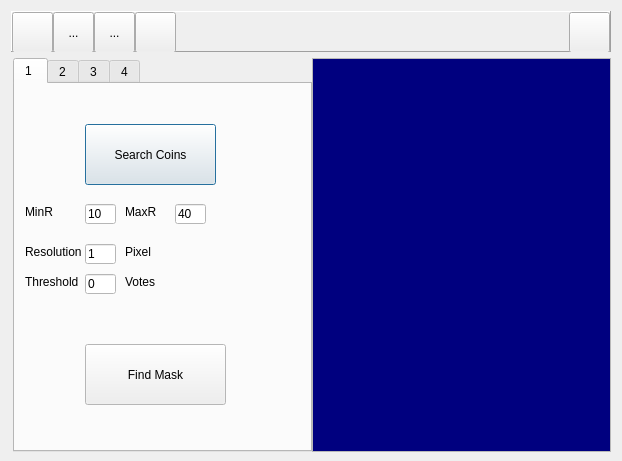
<?xml version="1.0" encoding="UTF-8"?>
<ui version="4.0">
 <class>MainFrame</class>
 <widget class="QDialog" name="MainFrame">
  <property name="geometry">
   <rect>
    <x>0</x>
    <y>0</y>
    <width>622</width>
    <height>461</height>
   </rect>
  </property>
  <property name="sizePolicy">
   <sizepolicy hsizetype="Preferred" vsizetype="Minimum">
    <horstretch>0</horstretch>
    <verstretch>0</verstretch>
   </sizepolicy>
  </property>
  <property name="minimumSize">
   <size>
    <width>0</width>
    <height>461</height>
   </size>
  </property>
  <property name="windowTitle">
   <string>HomeworkCV</string>
  </property>
  <property name="modal">
   <bool>false</bool>
  </property>
  <layout class="QVBoxLayout" name="verticalLayout">
   <item>
    <widget class="QFrame" name="frame">
     <property name="sizePolicy">
      <sizepolicy hsizetype="Preferred" vsizetype="Fixed">
       <horstretch>0</horstretch>
       <verstretch>0</verstretch>
      </sizepolicy>
     </property>
     <property name="minimumSize">
      <size>
       <width>0</width>
       <height>41</height>
      </size>
     </property>
     <property name="maximumSize">
      <size>
       <width>16777215</width>
       <height>41</height>
      </size>
     </property>
     <property name="frameShape">
      <enum>QFrame::Panel</enum>
     </property>
     <property name="frameShadow">
      <enum>QFrame::Raised</enum>
     </property>
     <layout class="QHBoxLayout" name="horizontalLayout_3">
      <property name="spacing">
       <number>0</number>
      </property>
      <property name="leftMargin">
       <number>0</number>
      </property>
      <property name="topMargin">
       <number>0</number>
      </property>
      <property name="rightMargin">
       <number>0</number>
      </property>
      <property name="bottomMargin">
       <number>0</number>
      </property>
      <item>
       <widget class="QToolButton" name="buttonOpen">
        <property name="enabled">
         <bool>true</bool>
        </property>
        <property name="sizePolicy">
         <sizepolicy hsizetype="Minimum" vsizetype="Minimum">
          <horstretch>0</horstretch>
          <verstretch>0</verstretch>
         </sizepolicy>
        </property>
        <property name="minimumSize">
         <size>
          <width>41</width>
          <height>41</height>
         </size>
        </property>
        <property name="maximumSize">
         <size>
          <width>41</width>
          <height>41</height>
         </size>
        </property>
        <property name="toolTip">
         <string>open an image file</string>
        </property>
        <property name="layoutDirection">
         <enum>Qt::LeftToRight</enum>
        </property>
        <property name="autoFillBackground">
         <bool>false</bool>
        </property>
        <property name="text">
         <string/>
        </property>
        <property name="icon">
         <iconset resource="images/mainframe.qrc">
          <normaloff>:/open.png</normaloff>:/open.png</iconset>
        </property>
        <property name="iconSize">
         <size>
          <width>41</width>
          <height>41</height>
         </size>
        </property>
        <property name="checkable">
         <bool>false</bool>
        </property>
        <property name="autoRepeat">
         <bool>false</bool>
        </property>
        <property name="autoExclusive">
         <bool>false</bool>
        </property>
        <property name="popupMode">
         <enum>QToolButton::DelayedPopup</enum>
        </property>
        <property name="toolButtonStyle">
         <enum>Qt::ToolButtonIconOnly</enum>
        </property>
        <property name="autoRaise">
         <bool>false</bool>
        </property>
       </widget>
      </item>
      <item>
       <widget class="QToolButton" name="toolButton_2">
        <property name="sizePolicy">
         <sizepolicy hsizetype="Minimum" vsizetype="Minimum">
          <horstretch>0</horstretch>
          <verstretch>0</verstretch>
         </sizepolicy>
        </property>
        <property name="minimumSize">
         <size>
          <width>41</width>
          <height>41</height>
         </size>
        </property>
        <property name="maximumSize">
         <size>
          <width>41</width>
          <height>41</height>
         </size>
        </property>
        <property name="text">
         <string>...</string>
        </property>
       </widget>
      </item>
      <item>
       <widget class="QToolButton" name="toolButton_3">
        <property name="sizePolicy">
         <sizepolicy hsizetype="Minimum" vsizetype="Minimum">
          <horstretch>0</horstretch>
          <verstretch>0</verstretch>
         </sizepolicy>
        </property>
        <property name="minimumSize">
         <size>
          <width>41</width>
          <height>41</height>
         </size>
        </property>
        <property name="maximumSize">
         <size>
          <width>41</width>
          <height>41</height>
         </size>
        </property>
        <property name="text">
         <string>...</string>
        </property>
       </widget>
      </item>
      <item>
       <widget class="QToolButton" name="buttonDeleteContents">
        <property name="sizePolicy">
         <sizepolicy hsizetype="Minimum" vsizetype="Minimum">
          <horstretch>0</horstretch>
          <verstretch>0</verstretch>
         </sizepolicy>
        </property>
        <property name="minimumSize">
         <size>
          <width>41</width>
          <height>41</height>
         </size>
        </property>
        <property name="maximumSize">
         <size>
          <width>41</width>
          <height>41</height>
         </size>
        </property>
        <property name="toolTip">
         <string>close all forms</string>
        </property>
        <property name="autoFillBackground">
         <bool>false</bool>
        </property>
        <property name="text">
         <string/>
        </property>
        <property name="icon">
         <iconset resource="images/mainframe.qrc">
          <normaloff>:/1-21.png</normaloff>:/1-21.png</iconset>
        </property>
        <property name="iconSize">
         <size>
          <width>41</width>
          <height>41</height>
         </size>
        </property>
       </widget>
      </item>
      <item>
       <spacer name="horizontalSpacer">
        <property name="orientation">
         <enum>Qt::Horizontal</enum>
        </property>
        <property name="sizeHint" stdset="0">
         <size>
          <width>40</width>
          <height>20</height>
         </size>
        </property>
       </spacer>
      </item>
      <item>
       <widget class="QToolButton" name="buttonShowList">
        <property name="sizePolicy">
         <sizepolicy hsizetype="Minimum" vsizetype="Minimum">
          <horstretch>0</horstretch>
          <verstretch>0</verstretch>
         </sizepolicy>
        </property>
        <property name="minimumSize">
         <size>
          <width>41</width>
          <height>41</height>
         </size>
        </property>
        <property name="maximumSize">
         <size>
          <width>41</width>
          <height>41</height>
         </size>
        </property>
        <property name="toolTip">
         <string>show the list view</string>
        </property>
        <property name="text">
         <string/>
        </property>
        <property name="icon">
         <iconset resource="images/mainframe.qrc">
          <normaloff>:/2-3.png</normaloff>:/2-3.png</iconset>
        </property>
        <property name="iconSize">
         <size>
          <width>82</width>
          <height>41</height>
         </size>
        </property>
       </widget>
      </item>
     </layout>
    </widget>
   </item>
   <item>
    <layout class="QHBoxLayout" name="horizontalLayout">
     <property name="spacing">
      <number>0</number>
     </property>
     <property name="leftMargin">
      <number>2</number>
     </property>
     <item>
      <widget class="QTabWidget" name="tabWidget">
       <property name="sizePolicy">
        <sizepolicy hsizetype="Fixed" vsizetype="Expanding">
         <horstretch>0</horstretch>
         <verstretch>0</verstretch>
        </sizepolicy>
       </property>
       <property name="minimumSize">
        <size>
         <width>299</width>
         <height>394</height>
        </size>
       </property>
       <property name="palette">
        <palette>
         <active>
          <colorrole role="Window">
           <brush brushstyle="SolidPattern">
            <color alpha="255">
             <red>255</red>
             <green>255</green>
             <blue>255</blue>
            </color>
           </brush>
          </colorrole>
          <colorrole role="NoRole">
           <brush brushstyle="SolidPattern">
            <color alpha="255">
             <red>255</red>
             <green>85</green>
             <blue>0</blue>
            </color>
           </brush>
          </colorrole>
         </active>
         <inactive>
          <colorrole role="Window">
           <brush brushstyle="SolidPattern">
            <color alpha="255">
             <red>255</red>
             <green>255</green>
             <blue>255</blue>
            </color>
           </brush>
          </colorrole>
          <colorrole role="NoRole">
           <brush brushstyle="SolidPattern">
            <color alpha="255">
             <red>255</red>
             <green>85</green>
             <blue>0</blue>
            </color>
           </brush>
          </colorrole>
         </inactive>
         <disabled>
          <colorrole role="Window">
           <brush brushstyle="SolidPattern">
            <color alpha="255">
             <red>255</red>
             <green>255</green>
             <blue>255</blue>
            </color>
           </brush>
          </colorrole>
          <colorrole role="NoRole">
           <brush brushstyle="SolidPattern">
            <color alpha="255">
             <red>255</red>
             <green>85</green>
             <blue>0</blue>
            </color>
           </brush>
          </colorrole>
         </disabled>
        </palette>
       </property>
       <property name="cursor">
        <cursorShape>ArrowCursor</cursorShape>
       </property>
       <property name="autoFillBackground">
        <bool>false</bool>
       </property>
       <property name="tabPosition">
        <enum>QTabWidget::North</enum>
       </property>
       <property name="tabShape">
        <enum>QTabWidget::Rounded</enum>
       </property>
       <property name="currentIndex">
        <number>0</number>
       </property>
       <property name="iconSize">
        <size>
         <width>31</width>
         <height>31</height>
        </size>
       </property>
       <property name="elideMode">
        <enum>Qt::ElideMiddle</enum>
       </property>
       <widget class="QWidget" name="tab_1">
        <attribute name="title">
         <string>1 </string>
        </attribute>
        <widget class="QPushButton" name="pushSearchCoins">
         <property name="geometry">
          <rect>
           <x>70</x>
           <y>40</y>
           <width>131</width>
           <height>61</height>
          </rect>
         </property>
         <property name="text">
          <string>Search Coins</string>
         </property>
        </widget>
        <widget class="QLineEdit" name="editMinR">
         <property name="geometry">
          <rect>
           <x>70</x>
           <y>120</y>
           <width>31</width>
           <height>20</height>
          </rect>
         </property>
         <property name="text">
          <string>10</string>
         </property>
        </widget>
        <widget class="QLineEdit" name="editMaxR">
         <property name="geometry">
          <rect>
           <x>160</x>
           <y>120</y>
           <width>31</width>
           <height>20</height>
          </rect>
         </property>
         <property name="text">
          <string>40</string>
         </property>
        </widget>
        <widget class="QLineEdit" name="editResolution">
         <property name="geometry">
          <rect>
           <x>70</x>
           <y>160</y>
           <width>31</width>
           <height>20</height>
          </rect>
         </property>
         <property name="text">
          <string>1</string>
         </property>
        </widget>
        <widget class="QLineEdit" name="editThresVote">
         <property name="geometry">
          <rect>
           <x>70</x>
           <y>190</y>
           <width>31</width>
           <height>20</height>
          </rect>
         </property>
         <property name="text">
          <string>0</string>
         </property>
        </widget>
        <widget class="QLabel" name="label">
         <property name="geometry">
          <rect>
           <x>10</x>
           <y>120</y>
           <width>50</width>
           <height>16</height>
          </rect>
         </property>
         <property name="text">
          <string>MinR</string>
         </property>
        </widget>
        <widget class="QLabel" name="label_2">
         <property name="geometry">
          <rect>
           <x>110</x>
           <y>120</y>
           <width>50</width>
           <height>16</height>
          </rect>
         </property>
         <property name="text">
          <string>MaxR</string>
         </property>
        </widget>
        <widget class="QLabel" name="label_3">
         <property name="geometry">
          <rect>
           <x>10</x>
           <y>160</y>
           <width>61</width>
           <height>16</height>
          </rect>
         </property>
         <property name="text">
          <string>Resolution</string>
         </property>
        </widget>
        <widget class="QLabel" name="label_4">
         <property name="geometry">
          <rect>
           <x>110</x>
           <y>160</y>
           <width>61</width>
           <height>16</height>
          </rect>
         </property>
         <property name="text">
          <string>Pixel</string>
         </property>
        </widget>
        <widget class="QLabel" name="label_5">
         <property name="geometry">
          <rect>
           <x>10</x>
           <y>190</y>
           <width>61</width>
           <height>16</height>
          </rect>
         </property>
         <property name="text">
          <string>Threshold</string>
         </property>
        </widget>
        <widget class="QLabel" name="label_6">
         <property name="geometry">
          <rect>
           <x>110</x>
           <y>190</y>
           <width>61</width>
           <height>16</height>
          </rect>
         </property>
         <property name="text">
          <string>Votes</string>
         </property>
        </widget>
        <widget class="QPushButton" name="pushFindMask">
         <property name="geometry">
          <rect>
           <x>70</x>
           <y>260</y>
           <width>141</width>
           <height>61</height>
          </rect>
         </property>
         <property name="text">
          <string>Find Mask</string>
         </property>
        </widget>
       </widget>
       <widget class="QWidget" name="tab_4">
        <attribute name="title">
         <string>2</string>
        </attribute>
       </widget>
       <widget class="QWidget" name="tab_5">
        <attribute name="title">
         <string>3</string>
        </attribute>
       </widget>
       <widget class="QWidget" name="tab_2">
        <attribute name="title">
         <string>4</string>
        </attribute>
       </widget>
      </widget>
     </item>
     <item>
      <widget class="QListWidget" name="listWidget">
       <property name="sizePolicy">
        <sizepolicy hsizetype="Ignored" vsizetype="Minimum">
         <horstretch>0</horstretch>
         <verstretch>0</verstretch>
        </sizepolicy>
       </property>
       <property name="minimumSize">
        <size>
         <width>0</width>
         <height>394</height>
        </size>
       </property>
       <property name="palette">
        <palette>
         <active>
          <colorrole role="WindowText">
           <brush brushstyle="SolidPattern">
            <color alpha="255">
             <red>255</red>
             <green>255</green>
             <blue>0</blue>
            </color>
           </brush>
          </colorrole>
          <colorrole role="Text">
           <brush brushstyle="SolidPattern">
            <color alpha="255">
             <red>255</red>
             <green>255</green>
             <blue>255</blue>
            </color>
           </brush>
          </colorrole>
          <colorrole role="Base">
           <brush brushstyle="SolidPattern">
            <color alpha="255">
             <red>0</red>
             <green>0</green>
             <blue>127</blue>
            </color>
           </brush>
          </colorrole>
          <colorrole role="PlaceholderText">
           <brush brushstyle="NoBrush">
            <color alpha="128">
             <red>255</red>
             <green>255</green>
             <blue>255</blue>
            </color>
           </brush>
          </colorrole>
         </active>
         <inactive>
          <colorrole role="WindowText">
           <brush brushstyle="SolidPattern">
            <color alpha="255">
             <red>255</red>
             <green>255</green>
             <blue>0</blue>
            </color>
           </brush>
          </colorrole>
          <colorrole role="Text">
           <brush brushstyle="SolidPattern">
            <color alpha="255">
             <red>255</red>
             <green>255</green>
             <blue>255</blue>
            </color>
           </brush>
          </colorrole>
          <colorrole role="Base">
           <brush brushstyle="SolidPattern">
            <color alpha="255">
             <red>0</red>
             <green>0</green>
             <blue>127</blue>
            </color>
           </brush>
          </colorrole>
          <colorrole role="PlaceholderText">
           <brush brushstyle="NoBrush">
            <color alpha="128">
             <red>255</red>
             <green>255</green>
             <blue>255</blue>
            </color>
           </brush>
          </colorrole>
         </inactive>
         <disabled>
          <colorrole role="WindowText">
           <brush brushstyle="SolidPattern">
            <color alpha="255">
             <red>120</red>
             <green>120</green>
             <blue>120</blue>
            </color>
           </brush>
          </colorrole>
          <colorrole role="Text">
           <brush brushstyle="SolidPattern">
            <color alpha="255">
             <red>120</red>
             <green>120</green>
             <blue>120</blue>
            </color>
           </brush>
          </colorrole>
          <colorrole role="Base">
           <brush brushstyle="SolidPattern">
            <color alpha="255">
             <red>240</red>
             <green>240</green>
             <blue>240</blue>
            </color>
           </brush>
          </colorrole>
          <colorrole role="PlaceholderText">
           <brush brushstyle="NoBrush">
            <color alpha="128">
             <red>255</red>
             <green>255</green>
             <blue>255</blue>
            </color>
           </brush>
          </colorrole>
         </disabled>
        </palette>
       </property>
       <property name="font">
        <font>
         <family>Times New Roman</family>
         <pointsize>10</pointsize>
        </font>
       </property>
      </widget>
     </item>
    </layout>
   </item>
  </layout>
 </widget>
 <layoutdefault spacing="6" margin="11"/>
 <resources>
  <include location="images/mainframe.qrc"/>
 </resources>
 <connections/>
</ui>
